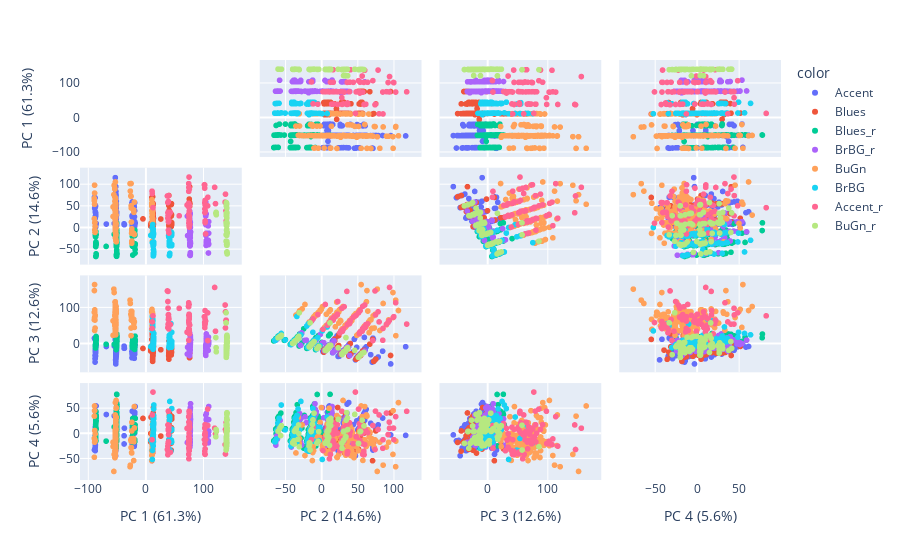

Notebook source saved alongside this figure:
### Code cell
#KMeans Clustering
k = 8
kmeans = KMeans(k)
kmeans.fit(all_participant_scores)
kmeans_identified_clusters = kmeans.fit_predict(all_participant_scores)

colors = ['Accent', 'Accent_r', 'Blues', 'Blues_r', 'BrBG', 'BrBG_r', 'BuGn', 'BuGn_r', 'BuPu', 'BuPu_r', 
 'CMRmap', 'CMRmap_r', 'Dark2', 'Dark2_r', 'GnBu', 'GnBu_r', 'Greens', 'Greens_r', 'Greys', 'Greys_r', 'OrRd', 
 'OrRd_r', 'Oranges', 'Oranges_r', 'PRGn', 'PRGn_r', 'Paired', 'Paired_r', 'Pastel1', 
 'Pastel1_r', 'Pastel2', 'Pastel2_r', 'PiYG', 'PiYG_r', 'PuBu', 'PuBuGn', 'PuBuGn_r', 
 'PuBu_r', 'PuOr', 'PuOr_r', 'PuRd', 'PuRd_r', 'Purples', 'Purples_r', 'RdBu', 'RdBu_r', 
 'RdGy', 'RdGy_r', 'RdPu', 'RdPu_r', 'RdYlBu', 'RdYlBu_r', 'RdYlGn', 'RdYlGn_r', 'Reds', 
 'Reds_r', 'Set1', 'Set1_r', 'Set2', 'Set2_r', 'Set3', 'Set3_r', 'Spectral', 'Spectral_r', 
 'Wistia', 'Wistia_r', 'YlGn', 'YlGnBu', 'YlGnBu_r', 'YlGn_r', 'YlOrBr', 'YlOrBr_r', 'YlOrRd', 
 'YlOrRd_r', 'afmhot', 'afmhot_r', 'autumn', 'autumn_r', 'binary', 'binary_r', 'bone', 
 'bone_r', 'brg', 'brg_r', 'bwr', 'bwr_r', 'cividis', 'cividis_r', 'cool', 'cool_r', 'coolwarm', 'coolwarm_r', 'copper', 'copper_r',
 'cubehelix', 'cubehelix_r', 'flag', 'flag_r', 'gist_earth', 'gist_earth_r', 'gist_gray', 'gist_gray_r', 'gist_heat', 'gist_heat_r', 'gist_ncar', 'gist_ncar_r',
 'gist_rainbow', 'gist_rainbow_r', 'gist_stern', 'gist_stern_r', 'gist_yarg', 
 'gist_yarg_r', 'gnuplot', 'gnuplot2', 'gnuplot2_r', 'gnuplot_r', 'gray', 'gray_r',
 'hot', 'hot_r', 'hsv', 'hsv_r', 'icefire', 'icefire_r', 'inferno', 
 'inferno_r', 'magma', 'magma_r', 'mako', 'mako_r', 
 'nipy_spectral', 'nipy_spectral_r', 'ocean', 'ocean_r', 'pink', 'pink_r',
 'plasma', 'plasma_r', 'prism', 'prism_r', 'rainbow', 'rainbow_r',
 'rocket', 'rocket_r', 'seismic', 'seismic_r', 'spring', 'spring_r',
 'summer', 'summer_r', 'tab10', 'tab10_r', 'tab20', 'tab20_r', 'tab20b',
 'tab20b_r', 'tab20c', 'tab20c_r', 'terrain', 'terrain_r', 'twilight',
 'twilight_r', 'twilight_shifted', 'twilight_shifted_r', 'viridis', 'viridis_r', 'vlag', 'vlag_r', 'winter', 'winter_r']
  
    
kmeans_colors_use = []
for element in range(len(kmeans_identified_clusters)):
    kmeans_colors_use.append(colors[kmeans_identified_clusters[element]])
    
#Plot PCA
pca = PCA()
components = pca.fit_transform(pd.DataFrame(all_participant_scores))
labels = {
    str(i): f"PC {i+1} ({var:.1f}%)"
    for i, var in enumerate(pca.explained_variance_ratio_ * 100)
}

fig = px.scatter_matrix(
    components,
    labels=labels,
    dimensions=range(4),
    color = kmeans_colors_use
)
fig.update_traces(diagonal_visible=False)
fig.show()

### Figure 1 — Plotly figure (JSON) as saved in the notebook; plotly's stock layout.template omitted (floating-point values rounded to 4 significant figures; data arrays with more than 128 entries replaced by an {"elided": "..."} marker saying what was removed)
{"data": [{"diagonal": {"visible": false}, "dimensions": [{"axis": {"matches": true}, "label": "PC 1 (61.3%)", "values": {"elided": "509 float values"}}, {"axis": {"matches": true}, "label": "PC 2 (14.6%)", "values": {"elided": "509 float values"}}, {"axis": {"matches": true}, "label": "PC 3 (12.6%)", "values": {"elided": "509 float values"}}, {"axis": {"matches": true}, "label": "PC 4 (5.6%)", "values": {"elided": "509 float values"}}], "hovertemplate": "color=Accent<br>%{xaxis.title.text}=%{x}<br>%{yaxis.title.text}=%{y}<extra></extra>", "legendgroup": "Accent", "marker": {"color": "#636efa", "symbol": "circle"}, "name": "Accent", "showlegend": true, "type": "splom"}, {"diagonal": {"visible": false}, "dimensions": [{"axis": {"matches": true}, "label": "PC 1 (61.3%)", "values": {"elided": "225 float values"}}, {"axis": {"matches": true}, "label": "PC 2 (14.6%)", "values": {"elided": "225 float values"}}, {"axis": {"matches": true}, "label": "PC 3 (12.6%)", "values": {"elided": "225 float values"}}, {"axis": {"matches": true}, "label": "PC 4 (5.6%)", "values": {"elided": "225 float values"}}], "hovertemplate": "color=Blues<br>%{xaxis.title.text}=%{x}<br>%{yaxis.title.text}=%{y}<extra></extra>", "legendgroup": "Blues", "marker": {"color": "#EF553B", "symbol": "circle"}, "name": "Blues", "showlegend": true, "type": "splom"}, {"diagonal": {"visible": false}, "dimensions": [{"axis": {"matches": true}, "label": "PC 1 (61.3%)", "values": {"elided": "513 float values"}}, {"axis": {"matches": true}, "label": "PC 2 (14.6%)", "values": {"elided": "513 float values"}}, {"axis": {"matches": true}, "label": "PC 3 (12.6%)", "values": {"elided": "513 float values"}}, {"axis": {"matches": true}, "label": "PC 4 (5.6%)", "values": {"elided": "513 float values"}}], "hovertemplate": "color=Blues_r<br>%{xaxis.title.text}=%{x}<br>%{yaxis.title.text}=%{y}<extra></extra>", "legendgroup": "Blues_r", "marker": {"color": "#00cc96", "symbol": "circle"}, "name": "Blues_r", "showlegend": true, "type": "splom"}, {"diagonal": {"visible": false}, "dimensions": [{"axis": {"matches": true}, "label": "PC 1 (61.3%)", "values": {"elided": "382 float values"}}, {"axis": {"matches": true}, "label": "PC 2 (14.6%)", "values": {"elided": "382 float values"}}, {"axis": {"matches": true}, "label": "PC 3 (12.6%)", "values": {"elided": "382 float values"}}, {"axis": {"matches": true}, "label": "PC 4 (5.6%)", "values": {"elided": "382 float values"}}], "hovertemplate": "color=BrBG_r<br>%{xaxis.title.text}=%{x}<br>%{yaxis.title.text}=%{y}<extra></extra>", "legendgroup": "BrBG_r", "marker": {"color": "#ab63fa", "symbol": "circle"}, "name": "BrBG_r", "showlegend": true, "type": "splom"}, {"diagonal": {"visible": false}, "dimensions": [{"axis": {"matches": true}, "label": "PC 1 (61.3%)", "values": {"elided": "171 float values"}}, {"axis": {"matches": true}, "label": "PC 2 (14.6%)", "values": {"elided": "171 float values"}}, {"axis": {"matches": true}, "label": "PC 3 (12.6%)", "values": {"elided": "171 float values"}}, {"axis": {"matches": true}, "label": "PC 4 (5.6%)", "values": {"elided": "171 float values"}}], "hovertemplate": "color=BuGn<br>%{xaxis.title.text}=%{x}<br>%{yaxis.title.text}=%{y}<extra></extra>", "legendgroup": "BuGn", "marker": {"color": "#FFA15A", "symbol": "circle"}, "name": "BuGn", "showlegend": true, "type": "splom"}, {"diagonal": {"visible": false}, "dimensions": [{"axis": {"matches": true}, "label": "PC 1 (61.3%)", "values": {"elided": "198 float values"}}, {"axis": {"matches": true}, "label": "PC 2 (14.6%)", "values": {"elided": "198 float values"}}, {"axis": {"matches": true}, "label": "PC 3 (12.6%)", "values": {"elided": "198 float values"}}, {"axis": {"matches": true}, "label": "PC 4 (5.6%)", "values": {"elided": "198 float values"}}], "hovertemplate": "color=BrBG<br>%{xaxis.title.text}=%{x}<br>%{yaxis.title.text}=%{y}<extra></extra>", "legendgroup": "BrBG", "marker": {"color": "#19d3f3", "symbol": "circle"}, "name": "BrBG", "showlegend": true, "type": "splom"}, {"diagonal": {"visible": false}, "dimensions": [{"axis": {"matches": true}, "label": "PC 1 (61.3%)", "values": [58.11, 119.8, 10.84, 37.62, 75.79, 76.01, 103.5, 76.23, 103.1, 102.8, 39.33, 74.29, 74.98, 38.68, 75.68, 75.36, 75.3, 71.78, 75.27, 74.54, 138.7, 103.1, 40.05, 102.4, 104.0, 102.8, 75.39, 39.76, 107.9, 103.1, 75.21, 75.71, 75.62, 139.7, 75.06, 42.82, 39.43, 101.9, 39.46, 138.0, 39.04, 39.61, 121.2, 102.5, 75.22, 12.52, 75.6, 74.73, 11.25, 74.62, 38.57, 74.97, 107.6, 102.7, 74.68, 38.81, 103.2, 75.47, 38.47, 138.6, 38.39, 75.21, 40.24, 39.34, 139.5, 75.4, 75.35]}, {"axis": {"matches": true}, "label": "PC 2 (14.6%)", "values": [28.39, 94.49, 85.45, 74.38, 90.31, 52.69, 39.38, 8.528, 64.07, 44.22, 75.03, 57.27, 11.23, 28.75, 19.14, 53.53, 22.22, 53.32, 17.6, 31.61, 78.61, 53.73, 30.68, 92.48, -13.68, 35.82, 25.77, 17.06, 71.42, 12.64, 29.23, 28.22, 39.02, 16.24, 48.21, 36.22, -4.825, 100.4, 14.26, 60.09, 60.81, 16.24, 56.57, 100.0, 118.3, 47.18, 2.266, 85.13, 80.03, 103.0, 35.36, 94.14, 51.51, 58.83, 57.24, 36.6, 16.51, 22.2, 22.78, 58.9, 59.2, 5.483, -11.54, 61.67, 40.18, 15.7, 16.21]}, {"axis": {"matches": true}, "label": "PC 3 (12.6%)", "values": [98.76, 157.0, 42.69, 147.2, 54.48, 27.57, 61.87, 51.95, 55.68, 74.03, 80.29, 104.2, 59.21, 99.21, 75.94, 33.18, 82.43, 32.24, 74.2, 103.2, 88.9, 92.43, 41.28, 59.47, 63.13, 52.46, 30.43, 73.16, 8.903, 61.87, 34.85, 37.02, 56.04, 65.86, 79.22, 53.62, 81.24, 75.53, 66.94, 108.0, 45.02, 71.12, 34.95, 73.98, 54.74, 77.78, 40.36, 9.736, 60.88, 114.2, 145.9, 64.5, 86.13, 44.85, 42.29, 54.2, 67.54, 80.75, 117.7, 44.18, 44.84, 109.5, 69.04, 53.37, 64.35, 68.83, 69.59]}, {"axis": {"matches": true}, "label": "PC 4 (5.6%)", "values": [44.41, 10.63, -12.44, -31.91, 40.84, 19.6, -3.754, 12.52, 1.747, -20.51, 44.69, -20.73, -50.49, -20.13, 9.327, -13.36, 0.6482, 10.24, -20.49, -15.34, 8.064, 17.73, 12.5, -2.209, -12.35, -40.69, -34.39, 6.588, 15.98, -41.65, -27.26, -10.2, 21.42, 21.85, -6.353, -37.3, -16.81, -12.23, -17.23, -22.13, 8.328, -2.307, -0.4225, 10.8, 44.33, 82.75, -34.03, -29.59, 37.0, 33.63, 17.13, 22.63, 48.77, -35.51, -41.55, -36.47, -30.7, 17.48, -25.27, -40.92, -42.45, -10.88, 13.67, 5.936, 3.767, -15.95, -14.26]}], "hovertemplate": "color=Accent_r<br>%{xaxis.title.text}=%{x}<br>%{yaxis.title.text}=%{y}<extra></extra>", "legendgroup": "Accent_r", "marker": {"color": "#FF6692", "symbol": "circle"}, "name": "Accent_r", "showlegend": true, "type": "splom"}, {"diagonal": {"visible": false}, "dimensions": [{"axis": {"matches": true}, "label": "PC 1 (61.3%)", "values": [140.6, 121.8, 140.5, 141.3, 140.8, 141.2, 140.6, 140.0, 140.3, 140.3, 140.2, 140.5, 140.8, 141.0, 140.9, 141.2, 140.1, 141.1, 140.8, 140.7, 141.2, 141.0, 140.9, 140.5, 140.8, 140.8, 141.1, 139.7, 141.4, 141.1, 122.3, 140.8, 140.8, 140.8, 141.2, 140.7, 140.9, 140.7, 140.5, 141.1, 140.5, 140.9, 140.9, 140.1, 140.5, 140.5, 141.2, 140.6, 141.2, 140.9, 141.0, 141.1, 141.1, 141.1, 141.0, 140.8, 140.7, 140.5, 140.7, 140.6, 140.8, 140.2, 140.9, 140.8, 140.4, 141.2, 140.6, 141.0, 141.2, 141.5, 140.5, 141.2, 141.3, 140.0, 141.2, 141.0, 140.8, 140.9, 139.7, 140.9, 141.6, 140.7, 140.4, 140.9, 140.5, 140.2, 140.1, 140.1, 140.4, 141.2, 140.7, 140.9, 141.3, 140.9, 122.6, 140.4, 140.6, 140.1, 140.9, 140.9, 141.0, 140.9, 141.0, 140.7, 139.7, 140.3, 140.9, 140.2, 141.3, 140.5, 141.0]}, {"axis": {"matches": true}, "label": "PC 2 (14.6%)", "values": [31.31, 34.09, 5.467, -37.05, -38.14, -35.2, -6.026, 33.16, 28.4, 28.45, 30.81, 6.38, -38.14, -14.12, -3.543, 35.09, 59.11, -34.7, 8.813, 10.32, 10.43, 10.34, 34.39, 5.467, 36.21, 7.893, 11.35, 11.98, -11.64, 13.05, 36.47, -37.76, 8.32, -38.14, -36.67, -16.66, -39.59, -16.57, 5.467, -35.68, 6.33, -39.59, -13.61, 51.5, -4.521, 5.844, 10.53, 30.87, -36.68, -39.64, -14.12, 11.37, -35.28, 11.35, 46.23, 7.886, 56.58, 5.396, -16.66, 13.02, -56.42, 10.02, -39.71, -32.5, 7.349, -12.33, 30.94, -14.34, -37.16, -60.04, -17.03, -36.68, -37.05, 33.2, -55.34, -14.12, -16.03, -39.21, -15.62, -39.64, -10.11, 10.35, 53.91, -39.59, 6.387, 28.65, 10.07, 30.68, 8.739, -37.11, -16.6, -39.64, -37.05, -39.64, 30.73, 54.35, -37.5, 51.38, -39.21, 13.14, 10.48, -39.64, 23.27, 7.85, -30.66, 28.51, -31.18, 11.29, -57.37, 5.467, -31.6]}, {"axis": {"matches": true}, "label": "PC 3 (12.6%)", "values": [-21.69, 17.17, -18.23, 6.78, 3.205, 9.438, -13.34, -20.84, -28.09, -28.03, -24.43, -18.63, 3.205, -3.072, -7.636, -12.79, -24.18, 10.37, -12.98, -10.68, -6.773, -9.55, -16.9, -18.23, -14.09, -12.59, -7.165, 58.09, 2.629, -4.635, -11.09, 3.78, -11.9, 3.205, 7.453, -8.89, 0.9626, -8.732, -18.23, 8.95, -18.68, 0.9626, -0.4529, -37.76, -11.04, -17.66, -6.599, -22.33, 7.355, 0.9042, -3.13, -7.136, 9.481, -7.165, -18.5, -12.6, -26.05, -18.31, -8.897, -4.71, 20.19, -11.25, 0.8313, 17.86, -15.36, 0.7608, -22.33, -1.647, 6.606, 16.57, -8.466, 7.355, 6.78, -20.75, 23.76, -3.072, -8.248, 1.538, 58.2, 0.9042, 6.062, -8.822, -32.07, 0.9626, -18.63, -30.46, -10.96, -24.57, -15.03, 6.722, -8.832, 0.9042, 6.78, 0.9042, -22.42, -31.43, 3.38, -37.88, 1.538, -5.095, -9.15, 0.9042, -11.37, -15.19, 86.34, -27.97, 20.83, -4.244, 20.69, -18.23, 15.12]}, {"axis": {"matches": true}, "label": "PC 4 (5.6%)", "values": [4.75, -6.474, -19.29, 4.514, -15.24, 7.343, -19.16, -8.72, -19.43, -19.54, -14.13, -19.29, -15.24, 4.37, 3.686, 41.55, 15.11, 9.922, 3.656, 7.117, 26.98, 17.08, 26.62, -19.29, 31.06, 3.666, 26.97, 16.57, 27.22, 30.3, 7.877, -14.37, 4.997, -15.24, 6.147, -18.95, -18.8, -18.86, -19.29, 8.207, -19.19, -18.8, 7.969, -19.89, -15.7, -18.42, 27.35, 4.001, 5.379, -18.7, 3.8, 26.92, 8.477, 26.97, 38.17, 3.679, 26.66, -19.16, -18.93, 15.81, -4.176, -8.586, -18.57, -11.63, -14.96, 18.29, 3.315, 5.644, 4.151, 4.761, -24.91, 5.379, 4.514, -8.401, 15.58, 4.37, -20.08, -17.94, -32.95, -18.7, 40.64, 9.436, 3.65, -18.8, -19.3, -29.39, -6.743, -13.9, -13.89, 4.617, -19.05, -18.7, 4.514, -18.7, 4.09, 4.399, -20.99, -19.68, -17.94, 25.06, 19.06, -18.7, 28.18, -5.205, -26.41, -19.64, -0.07196, -23.77, 11.14, -19.29, 17.06]}], "hovertemplate": "color=BuGn_r<br>%{xaxis.title.text}=%{x}<br>%{yaxis.title.text}=%{y}<extra></extra>", "legendgroup": "BuGn_r", "marker": {"color": "#B6E880", "symbol": "circle"}, "name": "BuGn_r", "showlegend": true, "type": "splom"}], "layout": {"dragmode": "select", "legend": {"title": {"text": "color"}, "tracegroupgap": 0}, "margin": {"t": 60}}}
